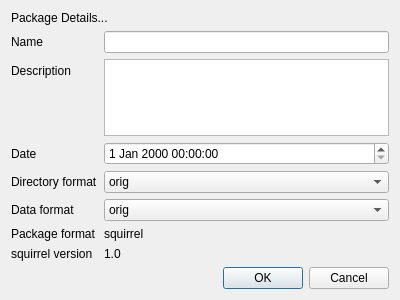
<?xml version="1.0" encoding="UTF-8"?>
<ui version="4.0">
 <class>packageDialog</class>
 <widget class="QDialog" name="packageDialog">
  <property name="geometry">
   <rect>
    <x>0</x>
    <y>0</y>
    <width>400</width>
    <height>300</height>
   </rect>
  </property>
  <property name="windowTitle">
   <string>Dialog</string>
  </property>
  <layout class="QVBoxLayout" name="verticalLayout">
   <item>
    <widget class="QLabel" name="label_6">
     <property name="text">
      <string>Package Details...</string>
     </property>
    </widget>
   </item>
   <item>
    <layout class="QFormLayout" name="formLayout">
     <item row="0" column="0">
      <widget class="QLabel" name="label">
       <property name="text">
        <string>Name</string>
       </property>
      </widget>
     </item>
     <item row="0" column="1">
      <widget class="QLineEdit" name="packageName"/>
     </item>
     <item row="1" column="0">
      <widget class="QLabel" name="label_2">
       <property name="text">
        <string>Description</string>
       </property>
      </widget>
     </item>
     <item row="1" column="1">
      <widget class="QPlainTextEdit" name="packageDesc"/>
     </item>
     <item row="2" column="0">
      <widget class="QLabel" name="label_3">
       <property name="text">
        <string>Date</string>
       </property>
      </widget>
     </item>
     <item row="2" column="1">
      <widget class="QDateTimeEdit" name="packageDate"/>
     </item>
     <item row="3" column="0">
      <widget class="QLabel" name="label_4">
       <property name="text">
        <string>Directory format</string>
       </property>
      </widget>
     </item>
     <item row="3" column="1">
      <widget class="QComboBox" name="packageDirFormat">
       <item>
        <property name="text">
         <string>orig</string>
        </property>
       </item>
       <item>
        <property name="text">
         <string>seq</string>
        </property>
       </item>
      </widget>
     </item>
     <item row="4" column="0">
      <widget class="QLabel" name="label_5">
       <property name="text">
        <string>Data format</string>
       </property>
      </widget>
     </item>
     <item row="4" column="1">
      <widget class="QComboBox" name="packageDataFormat">
       <item>
        <property name="text">
         <string>orig</string>
        </property>
       </item>
       <item>
        <property name="text">
         <string>anon</string>
        </property>
       </item>
       <item>
        <property name="text">
         <string>anonfull</string>
        </property>
       </item>
       <item>
        <property name="text">
         <string>nifti4d</string>
        </property>
       </item>
       <item>
        <property name="text">
         <string>nifti4dgz</string>
        </property>
       </item>
       <item>
        <property name="text">
         <string>nifti3d</string>
        </property>
       </item>
       <item>
        <property name="text">
         <string>nifti3dgz</string>
        </property>
       </item>
      </widget>
     </item>
     <item row="5" column="0">
      <widget class="QLabel" name="label_7">
       <property name="text">
        <string>Package format</string>
       </property>
      </widget>
     </item>
     <item row="5" column="1">
      <widget class="QLabel" name="label_8">
       <property name="text">
        <string>squirrel</string>
       </property>
      </widget>
     </item>
     <item row="6" column="0">
      <widget class="QLabel" name="label_9">
       <property name="text">
        <string>squirrel version</string>
       </property>
      </widget>
     </item>
     <item row="6" column="1">
      <widget class="QLabel" name="label_10">
       <property name="text">
        <string>1.0</string>
       </property>
      </widget>
     </item>
    </layout>
   </item>
   <item>
    <widget class="QDialogButtonBox" name="buttonBox">
     <property name="orientation">
      <enum>Qt::Horizontal</enum>
     </property>
     <property name="standardButtons">
      <set>QDialogButtonBox::Cancel|QDialogButtonBox::Ok</set>
     </property>
    </widget>
   </item>
  </layout>
 </widget>
 <resources/>
 <connections>
  <connection>
   <sender>buttonBox</sender>
   <signal>accepted()</signal>
   <receiver>packageDialog</receiver>
   <slot>accept()</slot>
   <hints>
    <hint type="sourcelabel">
     <x>248</x>
     <y>254</y>
    </hint>
    <hint type="destinationlabel">
     <x>157</x>
     <y>274</y>
    </hint>
   </hints>
  </connection>
  <connection>
   <sender>buttonBox</sender>
   <signal>rejected()</signal>
   <receiver>packageDialog</receiver>
   <slot>reject()</slot>
   <hints>
    <hint type="sourcelabel">
     <x>316</x>
     <y>260</y>
    </hint>
    <hint type="destinationlabel">
     <x>286</x>
     <y>274</y>
    </hint>
   </hints>
  </connection>
 </connections>
</ui>
